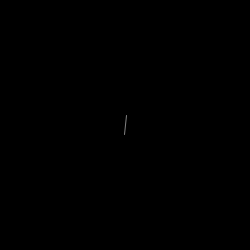
Frame 1 (no input)
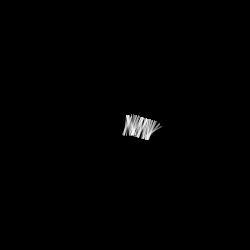
Frame 60 (the mouse pressed at the canvas centre just before this capture)
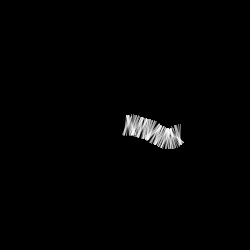
Frame 120 (the mouse held since frame 60 and released just before this capture)

The Processing sketch that drew these frames (run headless with seeded random() and noise(); from frame 60 on, the mouse is pressed at the canvas centre):

// Processing sketch: processing_27241
// ── processing_27241.pde

// adapted by Rupert Russell from
// Position and Direction
// http://web.arch.usyd.edu.au/~rob/teaching/2010/DECO1012/lectures/DECO1012-Lecture-08.pdf
// by: by Rob Saunders


float angle = 0.0; // Direction of motion
float speed = 0.5; // Speed of motion

  float x = width /2; // X-coordinate
  float y = height /2; // Y-coordinate
  
  
void setup() {
   x = width /2; // X-coordinate
   y = height /2; // Y-coordinate
  size(250, 250);
  background(0);
  stroke(255, 130);
  randomSeed(121); // Force the same random values
}
void draw() {

  angle += random(-0.3, 0.3);
  x += cos(angle) * speed; // Update x-coordinate
  y += sin(angle) * speed; // Update y-coordinate
  translate(x, y);
  rotate(angle);
  line(0, -10, 0, 10);
  
  if (x > width || x < 0){
      x = width /2; // X-coordinate
      y = height /2; // Y-coordinate
      stroke(random(255),130);
  }
  
    if (y > height || y < 0){
      x = width /2; // X-coordinate
      y = height /2; // Y-coordinate
      stroke(random(255),130);
  }
  
}

void mouseClicked() {
  x = width /2; // X-coordinate
  y = height /2; // Y-coordinate
  stroke(random(255),130);
}
